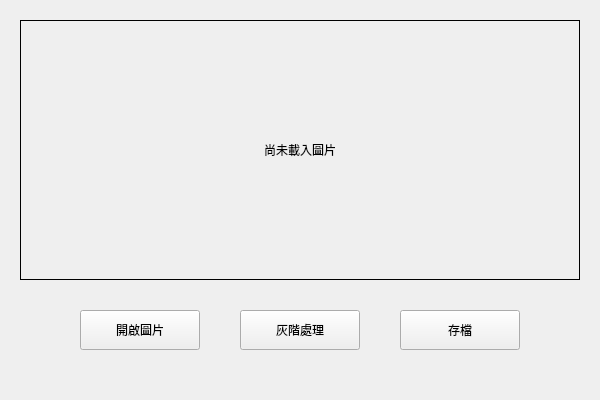
<?xml version="1.0" encoding="UTF-8"?>
<ui version="4.0">
 <class>Widget</class>
 <widget class="QWidget" name="Widget">
  <property name="geometry">
   <rect>
    <x>0</x>
    <y>0</y>
    <width>600</width>
    <height>400</height>
   </rect>
  </property>
  <property name="windowTitle">
   <string>Image Editor</string>
  </property>

  <!-- 中央圖片顯示 -->
  <widget class="QLabel" name="label">
   <property name="geometry">
    <rect>
     <x>20</x>
     <y>20</y>
     <width>560</width>
     <height>260</height>
    </rect>
   </property>
   <property name="frameShape">
    <enum>QFrame::Box</enum>
   </property>
   <property name="alignment">
    <set>Qt::AlignCenter</set>
   </property>
   <property name="text">
    <string>尚未載入圖片</string>
   </property>
  </widget>

  <!-- 開啟圖片按鈕 -->
  <widget class="QPushButton" name="openButton">
   <property name="geometry">
    <rect>
     <x>80</x>
     <y>310</y>
     <width>120</width>
     <height>40</height>
    </rect>
   </property>
   <property name="text">
    <string>開啟圖片</string>
   </property>
  </widget>

  <!-- 灰階處理按鈕 -->
  <widget class="QPushButton" name="grayButton">
   <property name="geometry">
    <rect>
     <x>240</x>
     <y>310</y>
     <width>120</width>
     <height>40</height>
    </rect>
   </property>
   <property name="text">
    <string>灰階處理</string>
   </property>
  </widget>

  <!-- 存檔按鈕 -->
  <widget class="QPushButton" name="saveButton">
   <property name="geometry">
    <rect>
     <x>400</x>
     <y>310</y>
     <width>120</width>
     <height>40</height>
    </rect>
   </property>
   <property name="text">
    <string>存檔</string>
   </property>
  </widget>

 </widget>
 <resources/>
 <connections/>
</ui>
